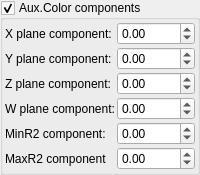
    <widget class="MyGroupBox" name="groupCheck_fold_color_aux_color_enabled_false">
     <property name="title">
      <string>Aux.Color components</string>
     </property>
     <property name="checkable">
      <bool>true</bool>
     </property>
     <layout class="QVBoxLayout" name="verticalLayout_11">
      <property name="leftMargin">
       <number>2</number>
      </property>
      <property name="topMargin">
       <number>2</number>
      </property>
      <property name="rightMargin">
       <number>2</number>
      </property>
      <property name="bottomMargin">
       <number>2</number>
      </property>
      <item>
       <layout class="QGridLayout" name="gridLayout_16" columnstretch="0,1">
        <property name="spacing">
         <number>2</number>
        </property>
        <item row="2" column="0">
         <widget class="QLabel" name="label_44">
          <property name="text">
           <string>Y plane component:</string>
          </property>
         </widget>
        </item>
        <item row="6" column="0">
         <widget class="QLabel" name="label_43">
          <property name="text">
           <string>MaxR2 component</string>
          </property>
         </widget>
        </item>
        <item row="5" column="0">
         <widget class="QLabel" name="label_42">
          <property name="text">
           <string>MinR2 component:</string>
          </property>
         </widget>
        </item>
        <item row="5" column="1">
         <widget class="MyDoubleSpinBox" name="spinbox_mandelbox_color_Sp1">
          <property name="sizePolicy">
           <sizepolicy hsizetype="Minimum" vsizetype="Maximum">
            <horstretch>0</horstretch>
            <verstretch>0</verstretch>
           </sizepolicy>
          </property>
          <property name="prefix">
           <string/>
          </property>
          <property name="suffix">
           <string/>
          </property>
          <property name="decimals">
           <number>2</number>
          </property>
          <property name="minimum">
           <double>-100.000000000000000</double>
          </property>
          <property name="maximum">
           <double>100.000000000000000</double>
          </property>
          <property name="singleStep">
           <double>0.100000000000000</double>
          </property>
         </widget>
        </item>
        <item row="1" column="1">
         <widget class="MyDoubleSpinBox" name="spinbox4_mandelbox_color_4D_x">
          <property name="sizePolicy">
           <sizepolicy hsizetype="Minimum" vsizetype="Maximum">
            <horstretch>0</horstretch>
            <verstretch>0</verstretch>
           </sizepolicy>
          </property>
          <property name="prefix">
           <string/>
          </property>
          <property name="suffix">
           <string/>
          </property>
          <property name="decimals">
           <number>2</number>
          </property>
          <property name="minimum">
           <double>-100.000000000000000</double>
          </property>
          <property name="maximum">
           <double>100.000000000000000</double>
          </property>
          <property name="singleStep">
           <double>0.100000000000000</double>
          </property>
         </widget>
        </item>
        <item row="3" column="1">
         <widget class="MyDoubleSpinBox" name="spinbox4_mandelbox_color_4D_z">
          <property name="sizePolicy">
           <sizepolicy hsizetype="Minimum" vsizetype="Maximum">
            <horstretch>0</horstretch>
            <verstretch>0</verstretch>
           </sizepolicy>
          </property>
          <property name="prefix">
           <string/>
          </property>
          <property name="suffix">
           <string/>
          </property>
          <property name="decimals">
           <number>2</number>
          </property>
          <property name="minimum">
           <double>-100.000000000000000</double>
          </property>
          <property name="maximum">
           <double>100.000000000000000</double>
          </property>
          <property name="singleStep">
           <double>0.100000000000000</double>
          </property>
         </widget>
        </item>
        <item row="3" column="0">
         <widget class="QLabel" name="label_41">
          <property name="text">
           <string>Z plane component:</string>
          </property>
         </widget>
        </item>
        <item row="2" column="1">
         <widget class="MyDoubleSpinBox" name="spinbox4_mandelbox_color_4D_y">
          <property name="sizePolicy">
           <sizepolicy hsizetype="Minimum" vsizetype="Maximum">
            <horstretch>0</horstretch>
            <verstretch>0</verstretch>
           </sizepolicy>
          </property>
          <property name="prefix">
           <string/>
          </property>
          <property name="suffix">
           <string/>
          </property>
          <property name="decimals">
           <number>2</number>
          </property>
          <property name="minimum">
           <double>-100.000000000000000</double>
          </property>
          <property name="maximum">
           <double>100.000000000000000</double>
          </property>
          <property name="singleStep">
           <double>0.100000000000000</double>
          </property>
         </widget>
        </item>
        <item row="6" column="1">
         <widget class="MyDoubleSpinBox" name="spinbox_mandelbox_color_Sp2">
          <property name="sizePolicy">
           <sizepolicy hsizetype="Minimum" vsizetype="Maximum">
            <horstretch>0</horstretch>
            <verstretch>0</verstretch>
           </sizepolicy>
          </property>
          <property name="prefix">
           <string/>
          </property>
          <property name="suffix">
           <string/>
          </property>
          <property name="decimals">
           <number>2</number>
          </property>
          <property name="minimum">
           <double>-100.000000000000000</double>
          </property>
          <property name="maximum">
           <double>100.000000000000000</double>
          </property>
          <property name="singleStep">
           <double>0.100000000000000</double>
          </property>
         </widget>
        </item>
        <item row="1" column="0">
         <widget class="QLabel" name="label_29">
          <property name="text">
           <string>X plane component:</string>
          </property>
         </widget>
        </item>
        <item row="4" column="1">
         <widget class="MyDoubleSpinBox" name="spinbox4_mandelbox_color_4D_w">
          <property name="sizePolicy">
           <sizepolicy hsizetype="Minimum" vsizetype="Maximum">
            <horstretch>0</horstretch>
            <verstretch>0</verstretch>
           </sizepolicy>
          </property>
          <property name="prefix">
           <string/>
          </property>
          <property name="suffix">
           <string/>
          </property>
          <property name="decimals">
           <number>2</number>
          </property>
          <property name="minimum">
           <double>-100.000000000000000</double>
          </property>
          <property name="maximum">
           <double>100.000000000000000</double>
          </property>
          <property name="singleStep">
           <double>0.100000000000000</double>
          </property>
         </widget>
        </item>
        <item row="4" column="0">
         <widget class="QLabel" name="label_45">
          <property name="text">
           <string>W plane component:</string>
          </property>
         </widget>
        </item>
       </layout>
      </item>
     </layout>
    </widget>
